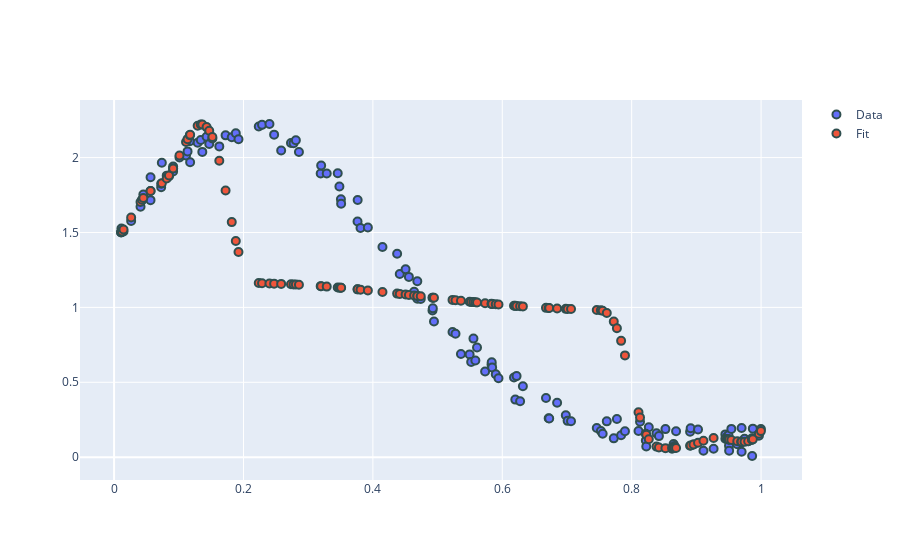

Source (notebook cell):
### Code cell
# Model creation
description = ( ("s(1)", "inc", 30, (0, 1000), "equidistant"), )
M = StarModel(description=description)
M.fit(X=X_train, y=y_train)
print("MSE = ", M.mse)
#Mbest = M.calc_GCV(X=X_train, y=y_train, n_grid=5)

### Figure 1 — Plotly figure (JSON) as saved in the notebook; plotly's stock layout.template omitted (floating-point values rounded to 4 significant figures; data arrays with more than 128 entries replaced by an {"elided": "..."} marker saying what was removed)
{"data": [{"marker": {"line": {"color": "DarkSlateGrey", "width": 2}, "size": 8}, "mode": "markers", "name": "Data", "type": "scatter", "x": {"elided": "134 float values"}, "y": {"elided": "134 float values"}}, {"marker": {"line": {"color": "DarkSlateGrey", "width": 2}, "size": 8}, "mode": "markers", "name": "Fit", "type": "scatter", "x": {"elided": "134 float values"}, "y": {"elided": "134 float values"}}], "layout": {"autosize": true, "xaxis": {"autorange": true, "range": [-0.04954, 1.06], "type": "linear"}, "yaxis": {"autorange": true, "range": [-0.168, 2.4], "type": "linear"}}}
